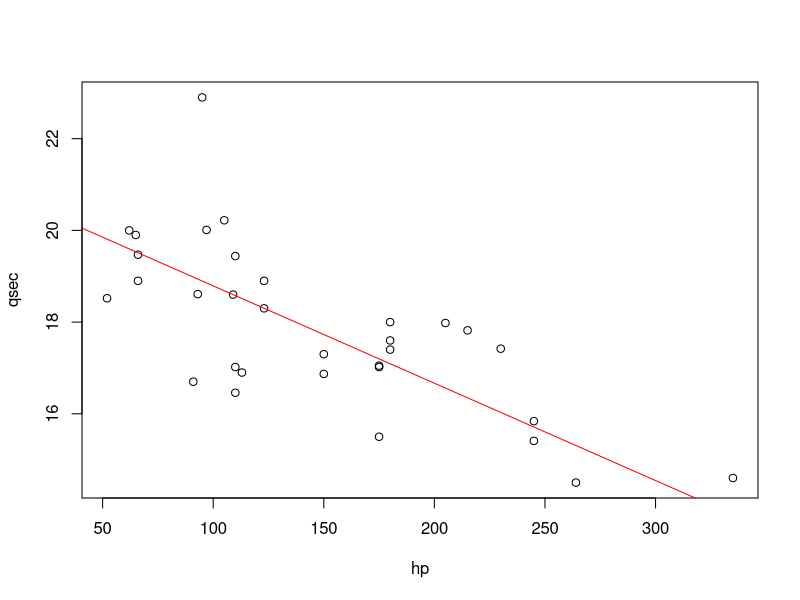
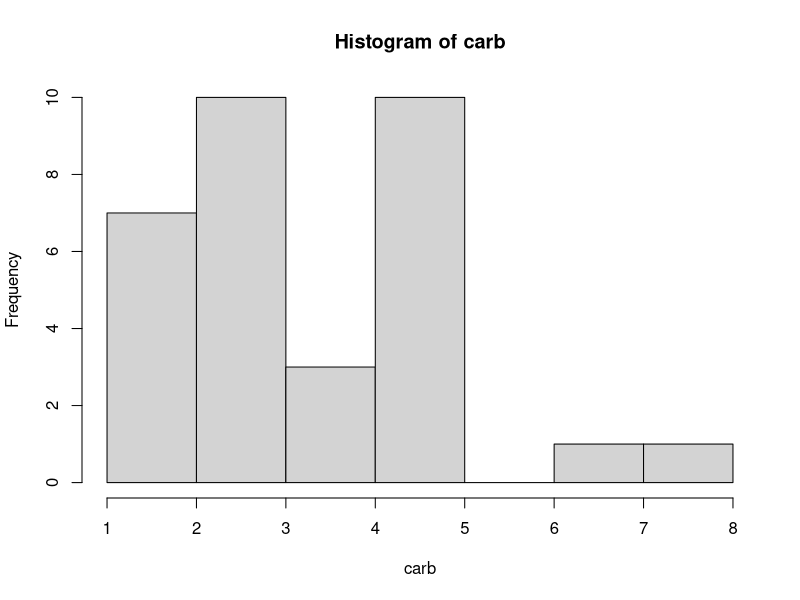

Write the R code that produced these figures, in order.
mtcars
attach(mtcars)

# count of cars with autogear
sum(am==0)

# min and max 1/4 mile times
min(qsec)
max(qsec)

# min and max weights
min(wt)
max(wt)

# 3 most economic cars
mtcars[order(-mpg),][1:3,]

# basic statistics of horsepower 
mean(hp)
var(hp)
sd(hp)
quantile(hp, seq(0.0, 1.0, 0.1))


# basic statistics of 1/4 mile time
mean(qsec)
var(qsec)
sd(qsec)
quantile(qsec, seq(0.0, 1.0, 0.1))

# correlation between horsepower and 1/4 mile time
cor(hp, qsec)
plot(hp, qsec)
l = line(qsec ~ hp)
abline(l, col='red')

# summary
summary(mtcars)


# histogram of carburators count
h = hist(carb, right = FALSE)

# frequency table of carburators count
intervals = c()
for (i in (2:length(h$breaks))) {
  interval = paste(h$breaks[i-1], "-", h$breaks[i])
  intervals = c(intervals, interval)
}

df = data.frame(intervals, h$counts)
colnames(df) = c('interval', 'frequency')
df
